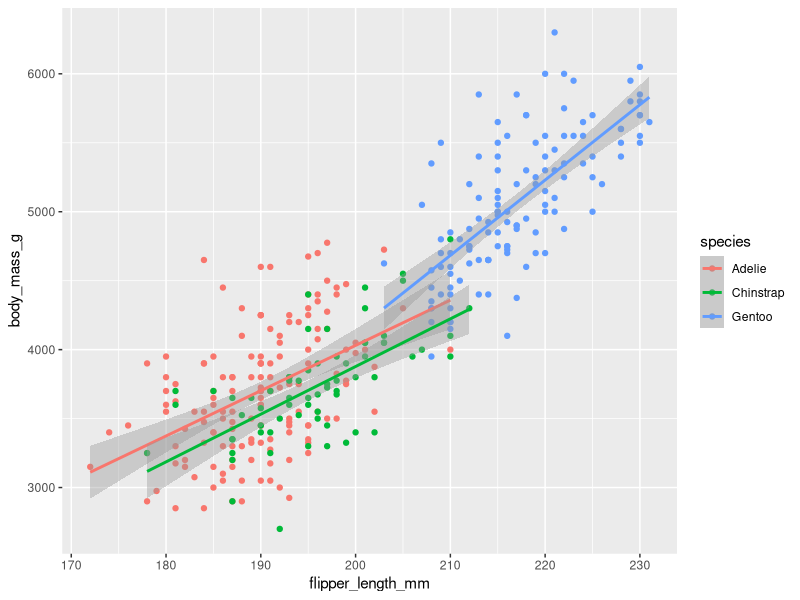

Generate this figure with R:
## ---- chunk 1
#| warning: false
if(!require(tidyverse)){
    install.packages("tidyverse")
}
if(!require(palmerpenguins)){
    install.packages("palmerpenguins")
}
library(tidyverse)
library(palmerpenguins)

ggplot(
  data = penguins,
  mapping = aes(x = flipper_length_mm, y = body_mass_g, color = species)
) +
  geom_point() +
  geom_smooth(method = "lm")
